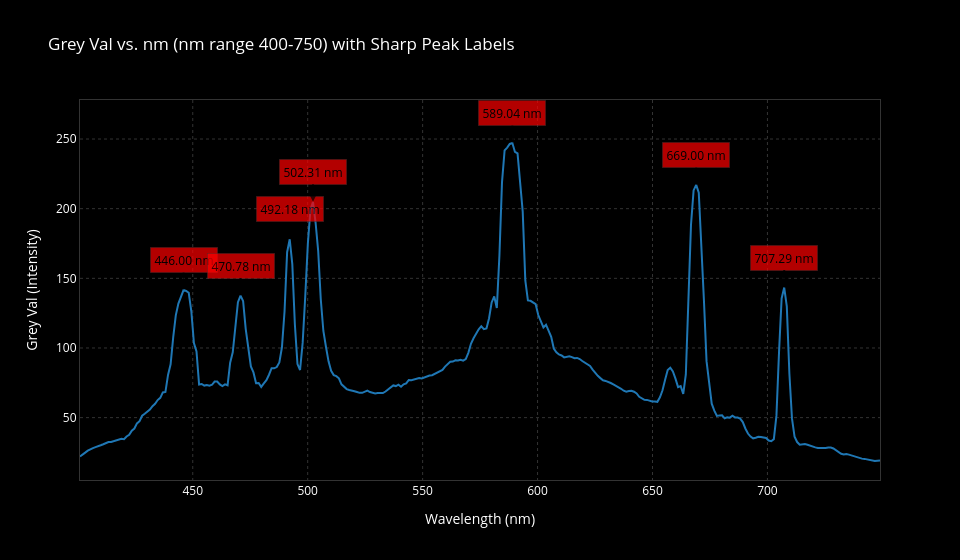

The code cell stored with this chart in its notebook:
### Code cell
import plotly.express as px
import plotly.graph_objects as go
from scipy.signal import find_peaks

# Create the line plot using Plotly Express with a specific color sequence
fig = px.line(df_filtered, x='nm', y='Grey Val',
              title='Grey Val vs. nm (nm range 400-750) with Sharp Peak Labels',
              color_discrete_sequence=['#1f77b4']) # Matching Matplotlib's default blue

# Update layout for dark background, white text, and set figure size
fig.update_layout(
    plot_bgcolor='black',
    paper_bgcolor='black',
    font_color='white',
    title_font_color='white',
    width=960,  # Increased width for 12 inches (approx. 80px/inch)
    height=560, # Increased height for 7 inches (approx. 80px/inch)
    xaxis=dict(
        title='Wavelength (nm)',
        gridcolor='#333333', # Even darker grey for grid
        gridwidth=1,
        griddash='dot', # Make grid lines dotted
        showgrid=True,
        showline=True, # Show the axis line
        linecolor='#333333', # Even darker grey for axis line
        linewidth=1,
        mirror=True # Draw ticks and lines at opposite side of the plot to create a box
    ),
    yaxis=dict(
        title='Grey Val (Intensity)',
        gridcolor='#333333', # Even darker grey for grid
        gridwidth=1,
        griddash='dot', # Make grid lines dotted
        showgrid=True,
        showline=True, # Show the axis line
        linecolor='#333333', # Even darker grey for axis line
        linewidth=1,
        mirror=True
    )
)

# Recalculate dynamic_prominence if not already available in the environment
# This ensures the cell is self-contained if run independently later
if 'min_grey_val' not in locals() or 'max_grey_val' not in locals():
    min_grey_val = df_filtered['Grey Val'].min()
    max_grey_val = df_filtered['Grey Val'].max()
    grey_val_range = max_grey_val - min_grey_val
    prominence_percentage = 0.12
    dynamic_prominence = prominence_percentage * grey_val_range


peaks, _ = find_peaks(df_filtered['Grey Val'], prominence=dynamic_prominence)

# Add annotations for the identified sharp peaks
for peak_index in peaks:
    row = df_filtered.iloc[peak_index]
    fig.add_annotation(
        x=row['nm'],
        y=row['Grey Val'],
        text=f"{row['nm']:.2f} nm",
        showarrow=True,
        arrowhead=2,
        arrowcolor="black",
        arrowsize=1,
        arrowwidth=2,
        ax=0,
        ay=-30, # Offset for text
        bgcolor="red",
        bordercolor='#333333', # Even darker grey for annotation border
        borderwidth=0.5,
        borderpad=4,
        opacity=0.7,
        font=dict(color="black") # Text color for annotation
    )

fig.show()

### Figure 1 — Plotly figure (JSON) as saved in the notebook; plotly's stock layout.template omitted (floating-point values rounded to 4 significant figures; data arrays with more than 128 entries replaced by an {"elided": "..."} marker saying what was removed)
{"data": [{"hovertemplate": "nm=%{x}<br>Grey Val=%{y}<extra></extra>", "legendgroup": "", "line": {"color": "#1f77b4", "dash": "solid"}, "marker": {"symbol": "circle"}, "mode": "lines", "name": "", "orientation": "v", "showlegend": false, "type": "scatter", "x": {"elided": "310 float values"}, "xaxis": "x", "y": {"elided": "310 float values"}, "yaxis": "y"}], "layout": {"annotations": [{"arrowcolor": "black", "arrowhead": 2, "arrowsize": 1, "arrowwidth": 2, "ax": 0, "ay": -30, "bgcolor": "red", "bordercolor": "#333333", "borderpad": 4, "borderwidth": 0.5, "font": {"color": "black"}, "opacity": 0.7, "showarrow": true, "text": "446.00 nm", "x": 446.0, "y": 141.6}, {"arrowcolor": "black", "arrowhead": 2, "arrowsize": 1, "arrowwidth": 2, "ax": 0, "ay": -30, "bgcolor": "red", "bordercolor": "#333333", "borderpad": 4, "borderwidth": 0.5, "font": {"color": "black"}, "opacity": 0.7, "showarrow": true, "text": "470.78 nm", "x": 470.8, "y": 137.6}, {"arrowcolor": "black", "arrowhead": 2, "arrowsize": 1, "arrowwidth": 2, "ax": 0, "ay": -30, "bgcolor": "red", "bordercolor": "#333333", "borderpad": 4, "borderwidth": 0.5, "font": {"color": "black"}, "opacity": 0.7, "showarrow": true, "text": "492.18 nm", "x": 492.2, "y": 178.0}, {"arrowcolor": "black", "arrowhead": 2, "arrowsize": 1, "arrowwidth": 2, "ax": 0, "ay": -30, "bgcolor": "red", "bordercolor": "#333333", "borderpad": 4, "borderwidth": 0.5, "font": {"color": "black"}, "opacity": 0.7, "showarrow": true, "text": "502.31 nm", "x": 502.3, "y": 204.9}, {"arrowcolor": "black", "arrowhead": 2, "arrowsize": 1, "arrowwidth": 2, "ax": 0, "ay": -30, "bgcolor": "red", "bordercolor": "#333333", "borderpad": 4, "borderwidth": 0.5, "font": {"color": "black"}, "opacity": 0.7, "showarrow": true, "text": "589.04 nm", "x": 589.0, "y": 247.1}, {"arrowcolor": "black", "arrowhead": 2, "arrowsize": 1, "arrowwidth": 2, "ax": 0, "ay": -30, "bgcolor": "red", "bordercolor": "#333333", "borderpad": 4, "borderwidth": 0.5, "font": {"color": "black"}, "opacity": 0.7, "showarrow": true, "text": "669.00 nm", "x": 669.0, "y": 217.1}, {"arrowcolor": "black", "arrowhead": 2, "arrowsize": 1, "arrowwidth": 2, "ax": 0, "ay": -30, "bgcolor": "red", "bordercolor": "#333333", "borderpad": 4, "borderwidth": 0.5, "font": {"color": "black"}, "opacity": 0.7, "showarrow": true, "text": "707.29 nm", "x": 707.3, "y": 143.4}], "font": {"color": "white"}, "height": 560, "legend": {"tracegroupgap": 0}, "paper_bgcolor": "black", "plot_bgcolor": "black", "title": {"font": {"color": "white"}, "text": "Grey Val vs. nm (nm range 400-750) with Sharp Peak Labels"}, "width": 960, "xaxis": {"anchor": "y", "domain": [0, 1], "gridcolor": "#333333", "griddash": "dot", "gridwidth": 1, "linecolor": "#333333", "linewidth": 1, "mirror": true, "showgrid": true, "showline": true, "title": {"text": "Wavelength (nm)"}}, "yaxis": {"anchor": "x", "domain": [0, 1], "gridcolor": "#333333", "griddash": "dot", "gridwidth": 1, "linecolor": "#333333", "linewidth": 1, "mirror": true, "showgrid": true, "showline": true, "title": {"text": "Grey Val (Intensity)"}}}}
